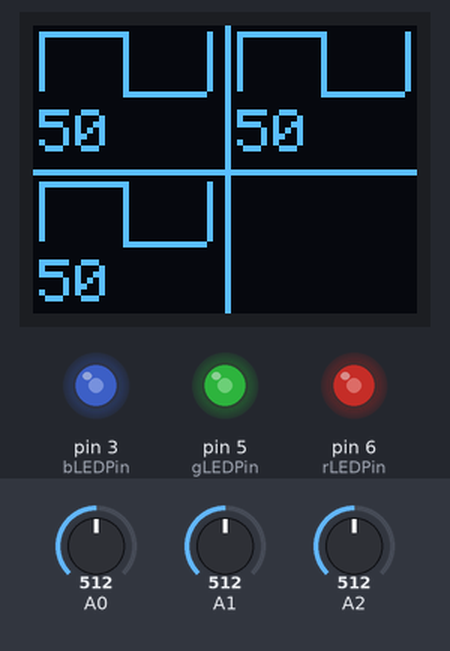
Bench run of a sketch on a simulated Arduino Uno, built with avr-gcc and run on an emulated ATmega328P. Parts: 64×48 one-colour display, output pins drawn as LEDs (lit = HIGH). The test bench sets the inputs (shaded band); at power-on: A0 = 512, A1 = 512, A2 = 512. What the sketch prints to the serial monitor is not drawn.

Above: at 1.2 s.
1.3 s: A0 set to 306
At 2.4 s:
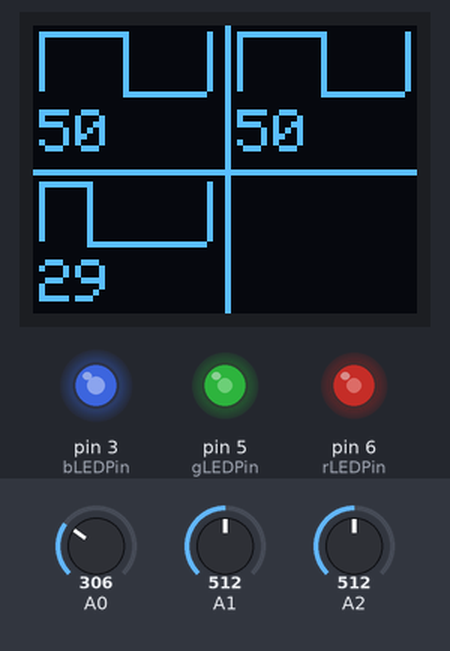
2.8 s: A1 set to 306
At 3.2 s:
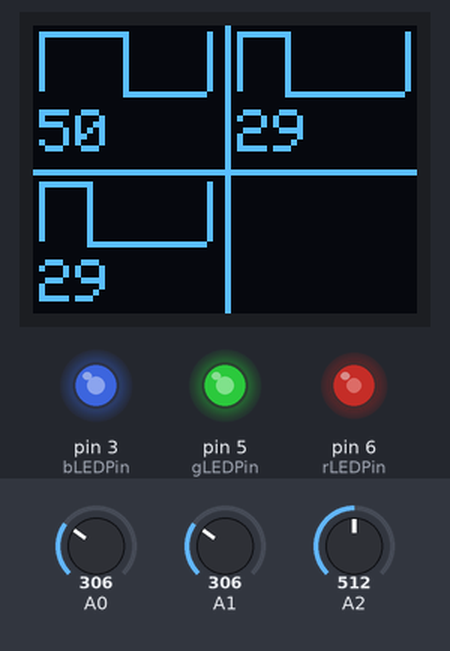
4.3 s: A2 set to 306
At 4.6 s:
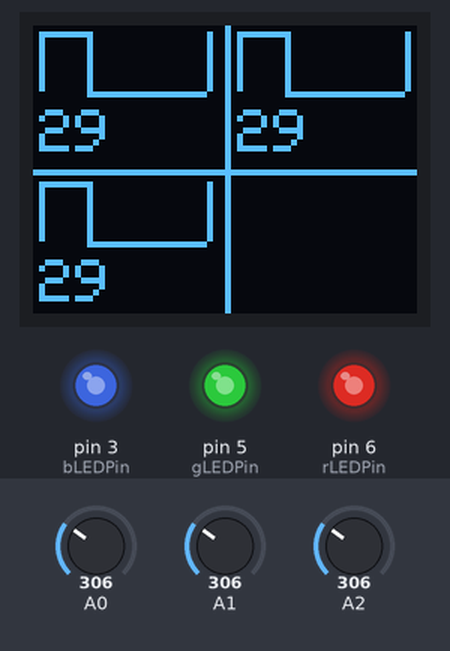
5.8 s: A0 set to 122
At 6.7 s:
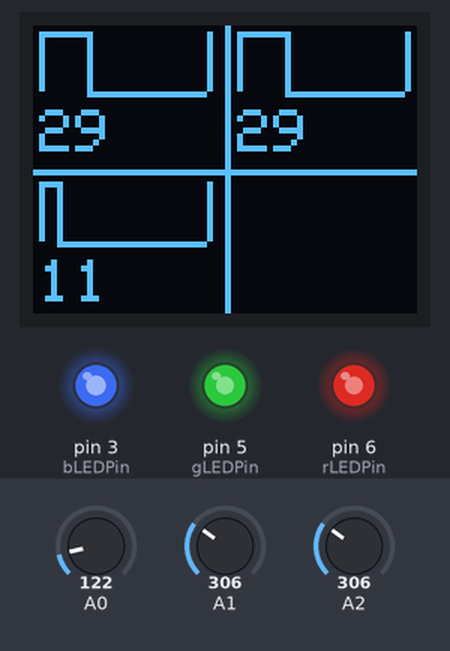
7.3 s: A1 set to 122
At 8.1 s:
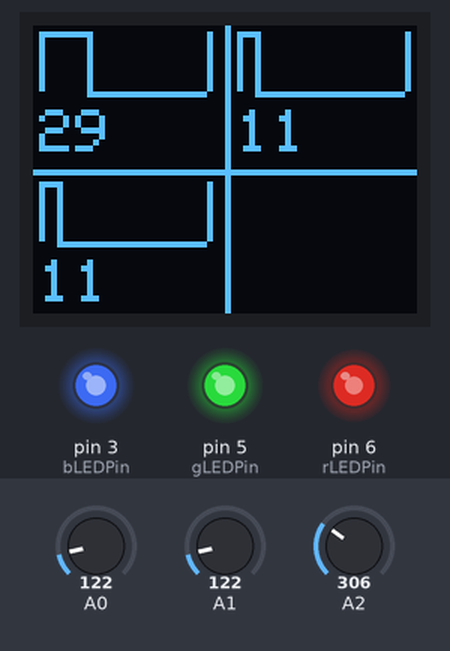
8.8 s: A2 set to 122
At 10.2 s:
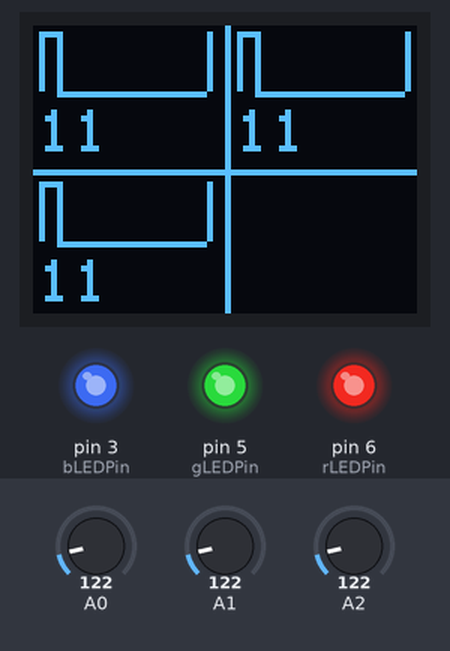
Timing chart, 0 to 11.3 s (numbered marks = the images above; inputs shaded):
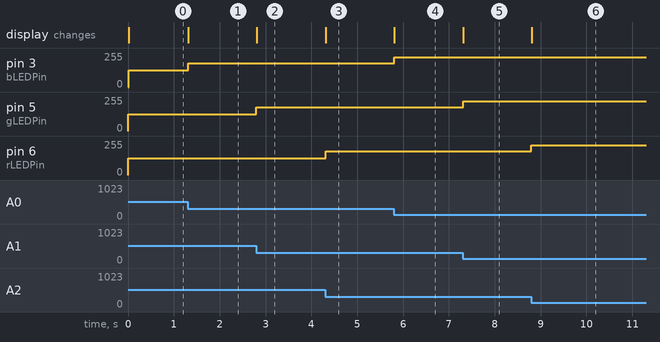

Measured:
- after the input at 1.3 s, pin 3 (bLEDPin): 127/255 → 179/255 at once; the display: changes at once (image 1)
- after the input at 2.8 s, pin 5 (gLEDPin): 127/255 → 179/255 at once; the display: changes at once (image 2)
- after the input at 4.3 s, pin 6 (rLEDPin): 127/255 → 179/255 at once; the display: changes at once (image 3)
- after the input at 5.8 s, pin 3 (bLEDPin): 179/255 → 225/255 at once; the display: changes at once (image 4)
- after the input at 7.3 s, pin 5 (gLEDPin): 179/255 → 225/255 at once; the display: changes at once (image 5)
- after the input at 8.8 s, pin 6 (rLEDPin): 179/255 → 225/255 at once; the display: changes at once (image 6)

The sketch:

pwm_trainer.ino
```cpp
int rLEDPin = 6;
int gLEDPin = 5;
int bLEDPin = 3;

#include <MicroView.h>

void setup() {
  uView.begin();
  uView.clear(PAGE);
  Serial.begin(115200);
  pinMode(rLEDPin, OUTPUT);
  pinMode(gLEDPin, OUTPUT);
  pinMode(bLEDPin, OUTPUT);
}

const int pwm_height = 10;
const int pwm_width = 28;

const int left_column = 1;
const int right_column = 34;
const int top_row = 1;
const int bottom_row = 26;

const int text_spacing = 3;
const int top_text = top_row + pwm_height + text_spacing;
const int bottom_text = bottom_row + pwm_height + text_spacing;

void loop() {
  // put your main code here, to run repeatedly:
  // read the input on analog pin 0:
  int rInput = analogRead(A2);
  int gInput = analogRead(A1);
  int bInput = analogRead(A0);
  int rPercent = map(rInput, 0, 1024, 0, 100);
  int gPercent = map(gInput, 0, 1024, 0, 100);
  int bPercent = map(bInput, 0, 1024, 0, 100);
  uView.clear(PAGE);
  analogWrite(rLEDPin, 255 - (rInput / 4));
  squareWave(left_column, top_row, pwm_width, pwm_height, rPercent);
  uView.setCursor(left_column, top_text);
  uView.print(rPercent);
  analogWrite(gLEDPin, 255 - (gInput / 4));
  squareWave(right_column, top_row, pwm_width, pwm_height, gPercent);
  uView.setCursor(right_column, top_text);
  uView.print(gPercent);
  analogWrite(bLEDPin, 255 - (bInput / 4));
  squareWave(left_column, bottom_row, pwm_width, pwm_height, bPercent);
  uView.setCursor(left_column, bottom_text);
  uView.print(bPercent);

  // grid lines
  uView.line(0, 24, 64, 24);
  uView.line(32, 0, 32, 48);

  // print out the value you read:
  Serial.print(rInput);
  Serial.print(", ");
  Serial.print(gInput);
  Serial.print(", ");
  Serial.println(bInput);
  delay(1);  // delay in between reads for stability
  uView.display();
}

void squareWave(int x, int y, int width, int height, int duty_percent) {
  int falling_edge = map(duty_percent, 0, 100, 0, width);
  // front line
  uView.line(x, y, x, y + height);
  // Top edge
  uView.line(x, y, x + falling_edge, y);
  uView.line(x + falling_edge, y, x + falling_edge, y + height);
  uView.line(x + falling_edge, y + height, x + width, y + height);
  // end line
  uView.line(x + width, y, x + width, y + height);
}
```
